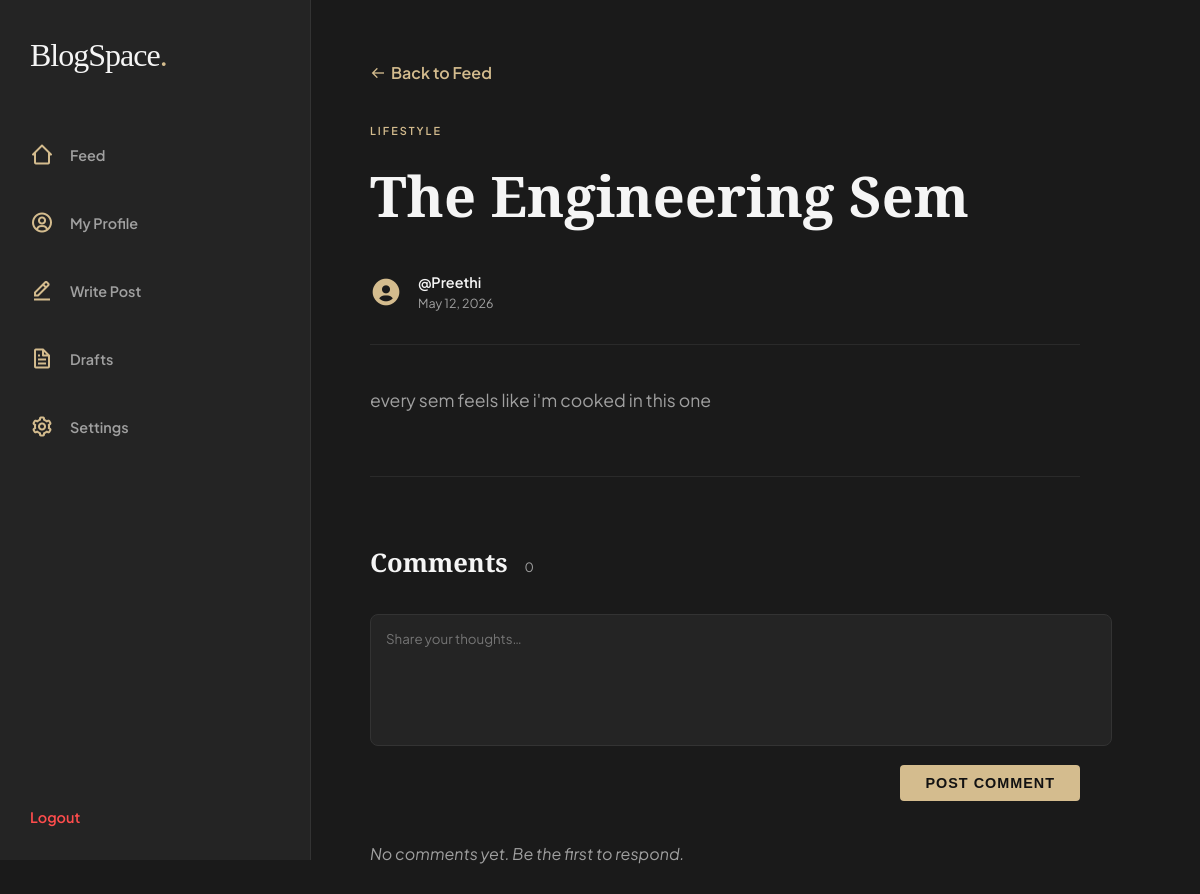
Screenshot of /post.php?id=12 (signed in) with the database file from the repository.
### tables this page shows
CREATE TABLE `posts` (
  `id` int(11) NOT NULL,
  `title` varchar(255) NOT NULL,
  `content` text NOT NULL,
  `user_id` int(11) NOT NULL,
  `created_at` timestamp NOT NULL DEFAULT current_timestamp(),
  `topic` varchar(100) DEFAULT 'General',
  `status` varchar(20) DEFAULT 'draft',
  `updated_at` timestamp NOT NULL DEFAULT current_timestamp() ON UPDATE current_timestamp(),
  `post_type` varchar(20) DEFAULT 'text',
  `media_url` text DEFAULT NULL,
  `content_extra` text DEFAULT NULL
);

CREATE TABLE `users` (
  `id` int(11) NOT NULL,
  `username` varchar(100) NOT NULL,
  `email` varchar(100) NOT NULL,
  `password` varchar(255) NOT NULL,
  `display_name` varchar(100) DEFAULT NULL,
  `bio` text DEFAULT NULL,
  `created_at` timestamp NOT NULL DEFAULT current_timestamp(),
  `theme` varchar(30) DEFAULT 'default',
  `profile_pic` varchar(255) DEFAULT 'default.png'
);

### post.php (the view, shortened to what this page needs)
<?php
require_once 'db.php';
$post_id = (int)($_GET['id'] ?? 0);
$stmt = mysqli_prepare($conn,
    "SELECT posts.*, users.username AS author_name
     FROM posts
     JOIN users ON posts.user_id = users.id
     WHERE posts.id = ?
     AND posts.status = 'published'"
);
mysqli_stmt_bind_param($stmt, "i", $post_id);
mysqli_stmt_execute($stmt);
$result = mysqli_stmt_get_result($stmt);
$post   = mysqli_fetch_assoc($result);
$comments        = [];
$allowed_themes = ['default', 'dark', 'light', 'sepia', 'ocean'];
$user_theme     = in_array($_SESSION['theme'] ?? '', $allowed_themes)
                    ? $_SESSION['theme'] : 'default';
?>
<!DOCTYPE html>
<html lang="en">
<head>
    <link href="https://unpkg.com/boxicons@2.1.4/css/boxicons.min.css" rel="stylesheet">
    <link rel="stylesheet" href="style.css">
    <link rel="stylesheet" href="themes/<?php echo htmlspecialchars($user_theme); ?>.css" id="theme-style">
</head>
<body class="dashboard-body">
    <aside class="sidebar">
        <div class="sidebar-top">
            <div class="logo">BlogSpace<span>.</span></div>
            <nav class="side-nav">
                <a href="dashboard.php"><i class='bx bx-home-alt-2'></i> Feed</a>
                <a href="profile.php"><i class='bx bx-user-circle'></i> My Profile</a>
                <a href="write.php"><i class='bx bx-edit-alt'></i> Write Post</a>
                <a href="drafts.php"><i class='bx bx-file'></i> Drafts</a>
                <a href="settings.php"><i class='bx bx-cog'></i> Settings</a>
            </nav>
        </div>
        <div class="sidebar-bottom">
            <a href="logout.php" class="logout-link">Logout</a>
        </div>
    </aside>
    <main class="feed-container">
        <article class="full-post">
            <a href="dashboard.php" class="back-link">
                <i class='bx bx-arrow-back'></i> Back to Feed
            </a>
            <div style="margin-top: 30px;">
                <span style="
                    font-size: 0.68rem;
                    text-transform: uppercase;
                    letter-spacing: 2px;
                    color: var(--accent);
                    font-weight: 600;
                ">
                    <?php echo htmlspecialchars($post['topic'] ?? 'General'); ?>
                </span>
            </div>
            <h1 class="post-title">
                <?php echo htmlspecialchars($post['title']); ?>
            </h1>
            <div style="
                display: flex;
                align-items: center;
                gap: 16px;
                margin-bottom: 40px;
                padding-bottom: 30px;
                border-bottom: 1px solid #2a2a2a;
            ">
                <i class='bx bxs-user-circle' style="font-size:2rem; color:var(--accent);"></i>
                <div>
                    <div style="font-weight:600; font-size:0.9rem;">
                        @<?php echo htmlspecialchars($post['author_name']); ?>
                    </div>
                    <div style="font-size:0.78rem; color:var(--text-muted);">
                        <?php echo date('F j, Y', strtotime($post['created_at'])); ?>
                    </div>
                </div>
            </div>
            <div class="post-content">
                <?php
                $paragraphs = explode("\n", $post['content']);
                foreach ($paragraphs as $para) {
                    $para = trim($para);
                    if ($para !== '') {
                        echo '<p>' . htmlspecialchars($para) . '</p>';
                    }
                }
                ?>
            </div>
            <div style="
                margin-top: 60px;
                padding-top: 40px;
                border-top: 1px solid #2a2a2a;
            ">
                <h3 style="
                    font-family: 'Playfair Display', serif;
                    font-size: 1.6rem;
                    margin-bottom: 30px;
                ">
                    Comments
                    <span style="
                        font-family: 'Plus Jakarta Sans', sans-serif;
                        font-size: 0.8rem;
                        color: var(--text-muted);
                        font-weight: 400;
                        margin-left: 10px;
                    "><?php echo count($comments); ?></span>
                </h3>
                <div class="comment-box" style="margin-bottom: 40px;">
                    <form method="POST" action="post.php?id=<?php echo $post_id; ?>">
                        <textarea
                            name="comment"
                            placeholder="Share your thoughts…"
                            required
                        ></textarea>
                        <div style="margin-top: 12px; text-align: right;">
                            <button type="submit" name="submit_comment" class="btn-primary">
                                Post Comment
                            </button>
                        </div>
                    </form>
                </div>
                <div class="comment-list">
                    <?php if (empty($comments)): ?>
                        <p style="color:var(--text-muted); font-style:italic;">
                            No comments yet. Be the first to respond.
                        </p>
                    <?php endif; ?>
                </div>
            </div>
        </article>
    </main>
</body>
</html>

### style.css (style rules this page uses)
:root { --bg: #1a1a1a; --surface: #242424; --accent: #d4bc8e; --text-primary: #f5f5f5; --text-muted: #a0a0a0; --error: #ff4d4d; }
body { margin: 0; font-family: 'Plus Jakarta Sans', sans-serif; background-color: var(--bg); color: var(--text-primary); line-height: 1.6; }
.logo { font-family: 'Playfair Display', serif; font-size: 2rem; color: var(--text-primary); text-decoration: none; letter-spacing: -1px; }
.logo span { color: var(--accent); }
.btn-primary { background: var(--accent); color: #1a1a1a; padding: 18px 35px; text-decoration: none; font-weight: 600; font-size: 0.9rem; letter-spacing: 1px; text-transform: uppercase; transition: 0.3s; }
.dashboard-body { display: flex; background-color: var(--bg); }
.sidebar { width: 250px; height: 100vh; background: var(--surface); border-right: 1px solid #333; display: flex; flex-direction: column; justify-content: space-between; padding: 30px; position: fixed; }
.side-nav { display: flex; flex-direction:column; gap: 20px; margin-top:50px; }
.side-nav a { text-decoration: none; color: var(--text-muted); font-size: 0.9rem; font-weight: 600; transition: 0.3s; }
.feed-container { margin-left: 250px; padding: 60px 10%; width: 100%; }
.logout-link { color: var(--error); text-decoration: none; font-size: 0.9rem; font-weight: 600; }
.side-nav a { display: flex; align-items: center; gap: 15px; padding: 12px 0; transition: 0.3s ease; }
.side-nav i { font-size: 1.5rem; color: var(--accent); min-width: 25px; }
.full-post { max-width: 800px; }
.post-title { font-family: 'Playfair Display', serif; font-size: 3.5rem; margin: 10px 0 30px 0; }
.post-content p { font-size: 1.1rem; color: var(--text-muted); margin-bottom: 25px; line-height: 1.8; }
.back-link { text-decoration: none; color: var(--accent); font-weight: 600; display: flex; align-items: center; gap: 5px; }
.comment-box textarea { width: 100%; background: var(--surface); border: 1px solid #333; color: white; padding: 15px; border-radius: 8px; resize: none; height: 100px; outline: none; font-family: inherit; }
.comment-list { margin-top: 40px; }
.btn-primary { background-color: #D4BC8E !important; color: #121212 !important; border: none; padding: 10px 25px; font-weight: 700; border-radius: 4px; cursor: pointer; transition: 0.3s ease; }

### themes/default.css (style rules this page uses)
:root { --accent: #d4bc8e; --bg-main: #111111; --text-main: #ffffff; }

### rows the page displays
posts: topic "LIFESTYLE", title "The Engineering Sem", user.username "Preethi", created_at "May 12, 2026", content "every sem feels like i'm cooked in this one"

### other values shown
count($comments) "0"
